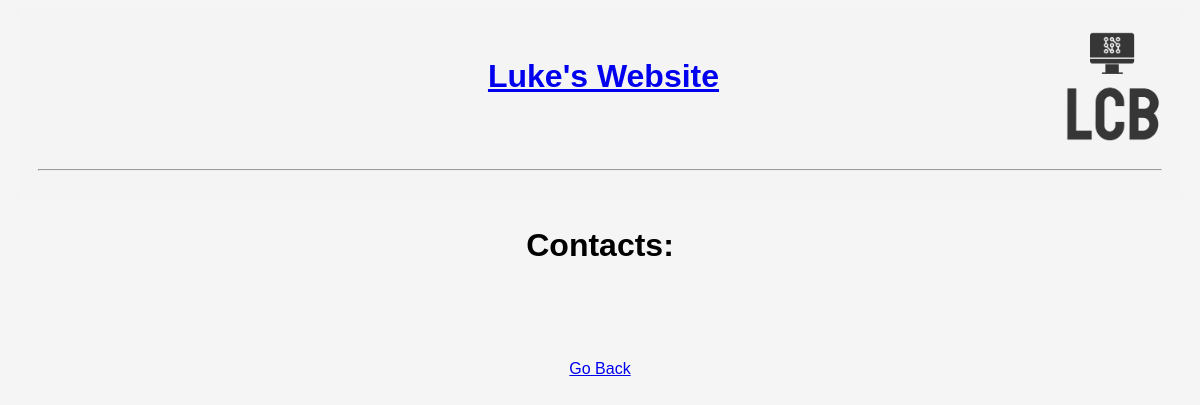
The app's page /contact/show, older data.
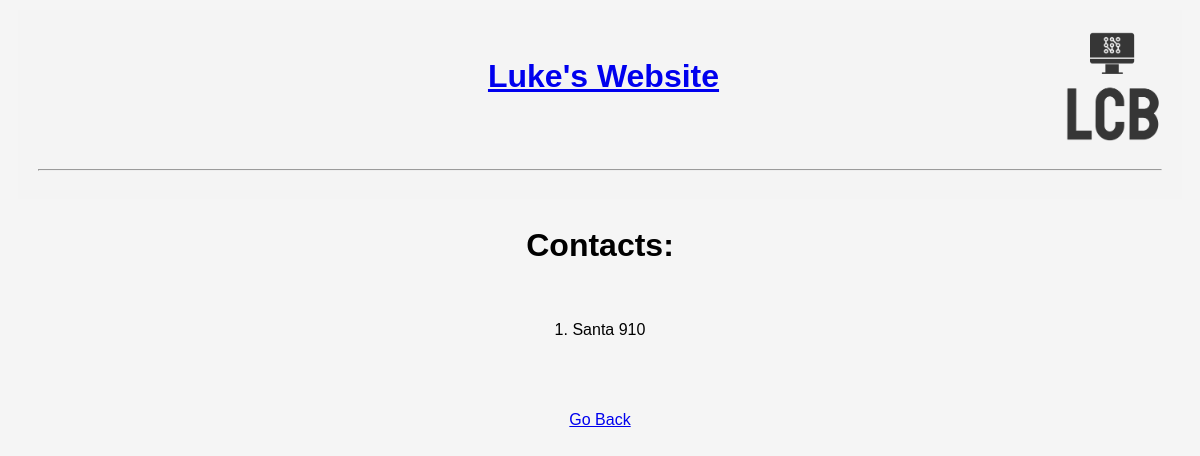
The same page, newer data.
### tables this page shows
CREATE TABLE contacts(
    id INTEGER PRIMARY KEY AUTOINCREMENT,
    contact_name TEXT, 
    contact_number INT
);

### app.py (the view)
@app.route("/contact/show")
def show_contacts():
    conn = contacts_db_connection()
    contacts = conn.execute('SELECT id, contact_name, contact_number FROM contacts').fetchall()
    return render_template("show_contacts.html", contacts = contacts)

### app.py (called while the page is built)
def contacts_db_connection():
    conn = sqlite3.connect('contacts.db')
    conn.row_factory = sqlite3.Row
    return conn

### templates/show_contacts.html (shortened to what this page needs)
{% extends "abase.html" %}
{% block link %}<link rel = "stylesheet" href = "{{url_for('static', filename = 'css/styles.css')}}">{% endblock %}
{% block body %}
<h1 id="contacts-title">Contacts: </h1>
<p id="contacts">
    {% for contact in contacts %}
    {{loop.index}}. {{contact[1]}} {{contact[2]}}
    <br><br>
    {% endfor %}
</p>
<p id="to-home-div"><a href="/contact/home">Go Back</a></p>
{% endblock %}

Row changes from the older to the newer data that the page shows:
added contacts: contact_name "Santa", contact_number "910"
